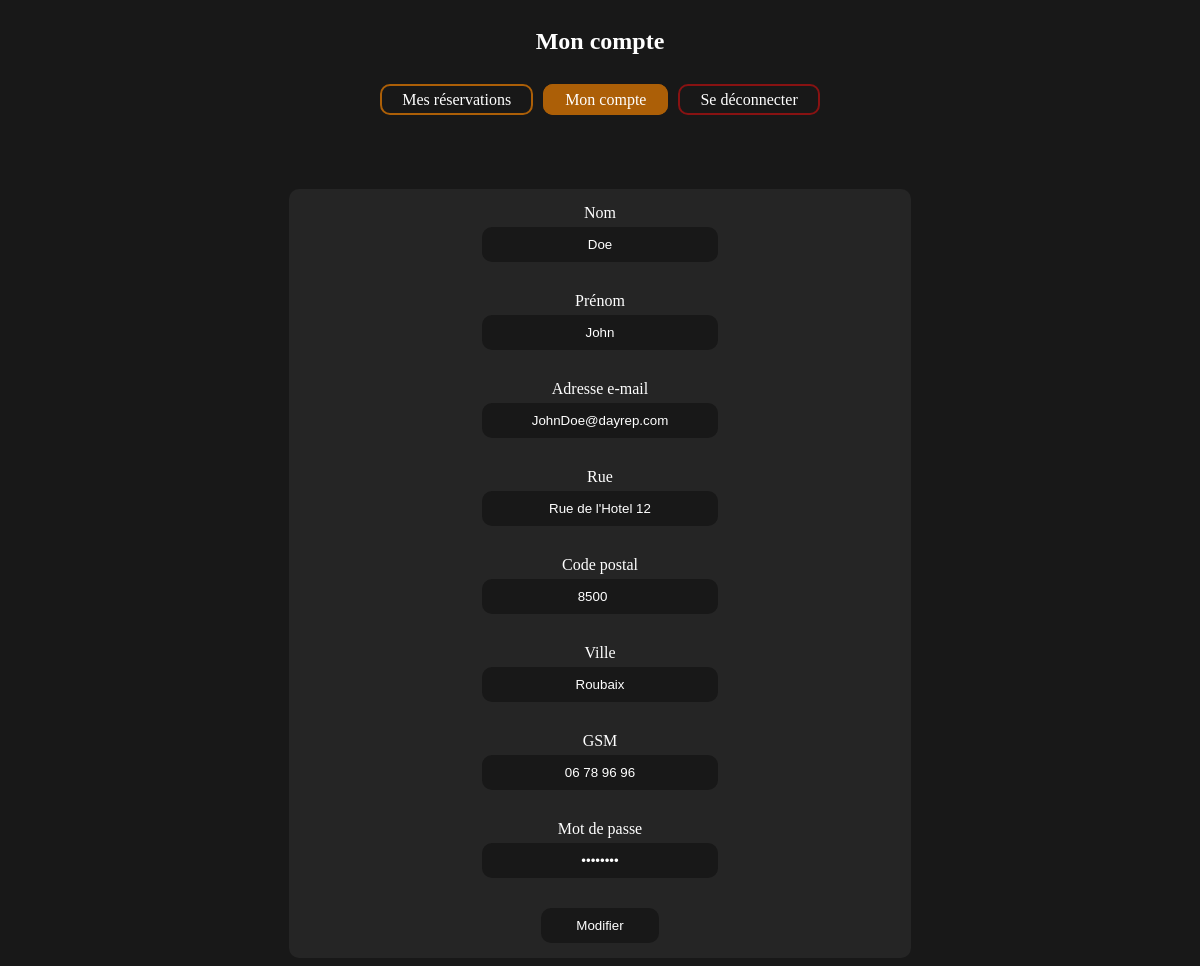
The app's page /user/37user_account.php (signed in) with its own data.
### tables this page shows
CREATE TABLE `client` (
  `id_client` int(11) NOT NULL,
  `nom_client` varchar(50) NOT NULL,
  `prenom` varchar(50) NOT NULL,
  `rue` varchar(50) NOT NULL,
  `code_postal` int(11) NOT NULL,
  `ville` varchar(50) NOT NULL,
  `gsm` varchar(50) NOT NULL,
  `email` varchar(50) NOT NULL,
  `mot_de_passe` varchar(50) NOT NULL
);

### user/37user_account.php (the view, shortened to what this page needs)
<!DOCTYPE html>
<html lang="fr">
    <head>
        <link rel="stylesheet" href="../37style.css">
    </head>
    <body>
        <h2>Mon compte</h2>
        <?php
            require_once '37user_navbar.php';
            require_once '../37config.php';
            $sql = "SELECT * FROM client WHERE id_client = " . $_SESSION['user_id'];
            $result = mysqli_query($conn, $sql);
            $row = mysqli_fetch_array($result);
        ?>
        <form name="edition_compte" action="37user_account.php" method="POST">
            <label>
                Nom
                <input name="name" type="text" required placeholder="Doe" value="<?php echo $row['nom_client']; ?>">
            </label>
            <label>
                Prénom
                <input name="surname" type="text" required placeholder="John" value="<?php echo $row['prenom']; ?>">
            </label>
            <label>
                Adresse e-mail
                <input name="email" type="email" required placeholder="JohnDoe@dayrep.com" value="<?php echo $row['email']; ?>">
            </label>
            <label>
                Rue
                <input name="street" type="text" required placeholder="Rue, Avenue ..." value="<?php echo $row['rue']; ?>">
            </label>
            <label>
                Code postal
                <input name="zipcode" type="number" required placeholder="Entrez un code postal à 4 chiffres" value="<?php echo $row['code_postal']; ?>">
            </label>
            <label>
                Ville
                <input name="town" type="text" required value="<?php echo $row['ville']; ?>">
            </label>
            <label>
                GSM
                <input name="gsm" type="tel" required value="<?php echo $row['gsm']; ?>">
            </label>
            <label>
                Mot de passe
                <input name="password" type="password" required value="<?php echo $row['mot_de_passe']; ?>">
            </label>
            <button type="submit">
                Modifier
            </button>
        </form>
    </body>
    <?php
        exit();
    ?>

### 37style.css (style rules this page uses)
:root { --danger_red: rgb(136, 18, 18); --border_radius: 10px; --couleur_primaire: rgb(24, 24, 24); --couleur_texte: white; --couleur_secondaire: rgb(37, 37, 37); --couleur_action: rgb(172, 95, 7); }
body { background-color: var(--couleur_primaire); color:var(--couleur_texte); display: flex; justify-content: center; align-items: center; flex-direction: column; }
form { width: 50%; text-align: center; background-color: var(--couleur_secondaire); border-radius: var(--border_radius); display: flex; align-items: center; flex-direction: column; padding: 0px 15px; }
label { width: 100%; display: flex; flex-direction: column; align-items: center; margin-top: 15px; margin-bottom: 15px; }
input, select { width: 40%; text-align: center; color: var(--couleur_texte); border-radius: var(--border_radius); background-color: var(--couleur_primaire); border: none; margin-top: 5px; padding: 10px 0px; transition: 0.2s; }
button { width: 20%; margin-top: 15px; margin-bottom: 15px; border-radius: var(--border_radius); background-color: var(--couleur_primaire); border: none; color: var(--couleur_texte); padding: 10px 0px; }

### records on screen
client: name "Doe", surname "John", email "JohnDoe@dayrep.com", street "Rue de l'Hotel 12", zipcode "8500", town "Roubaix", gsm "06 78 96 96"
